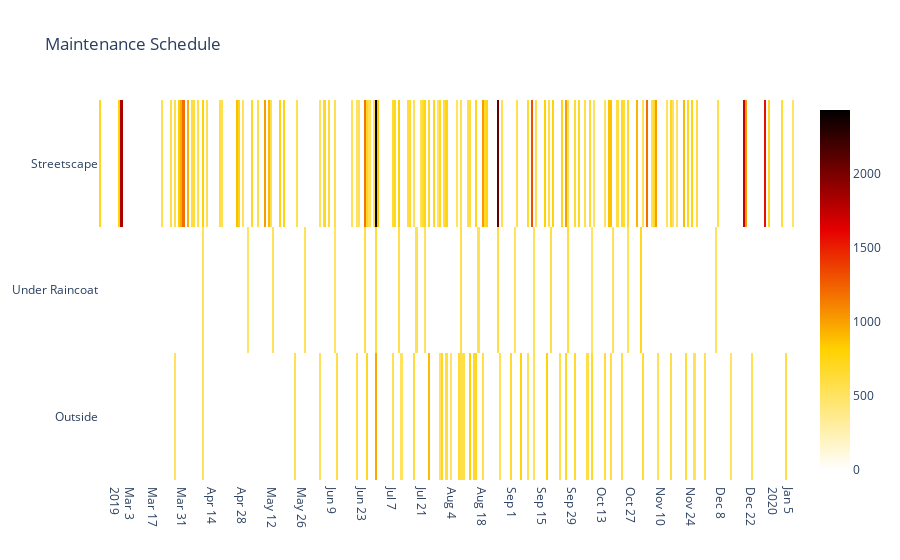

The cell this chart's notebook holds for it:
### Code cell
_ = interact(plot_maintenance, 
             service=widgets.Dropdown(options=['both', 'extra', 'regular'], value='both', disabled=False),
             start_date=widgets.DatePicker(value=pd.to_datetime('2019-02-20')),
             end_date=widgets.DatePicker(value=pd.to_datetime('2020-01-12')),
             threshold=widgets.IntSlider(value=500, min=300, max=1000, step=100, readout_format='d')
            )

### Figure 1 — Plotly figure (JSON) as saved in the notebook; plotly's stock layout.template omitted (floating-point values rounded to 4 significant figures; data arrays with more than 128 entries replaced by an {"elided": "..."} marker saying what was removed)
{"data": [{"colorscale": [[0, "rgb(255,255,255)"], [0.3333, "rgb(255,210,0)"], [0.6667, "rgb(230,0,0)"], [1, "rgb(0,0,0)"]], "type": "heatmap", "x": {"elided": "326 str values"}, "y": ["Outside", "Under Raincoat", "Streetscape"], "z": {"elided": "3x326 int values"}}], "layout": {"title": {"text": "Maintenance Schedule"}, "xaxis": {"nticks": 36}}}
